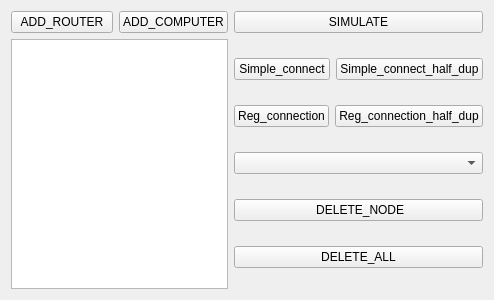
<?xml version="1.0" encoding="UTF-8"?>
<ui version="4.0">
 <class>Widget</class>
 <widget class="QWidget" name="Widget">
  <property name="geometry">
   <rect>
    <x>0</x>
    <y>0</y>
    <width>494</width>
    <height>300</height>
   </rect>
  </property>
  <property name="windowTitle">
   <string>Widget</string>
  </property>
  <layout class="QGridLayout" name="gridLayout">
   <item row="3" column="0" colspan="2">
    <widget class="QGraphicsView" name="graphicsView"/>
   </item>
   <item row="0" column="0">
    <widget class="QPushButton" name="pushButton">
     <property name="text">
      <string>ADD_ROUTER</string>
     </property>
    </widget>
   </item>
   <item row="0" column="1">
    <widget class="QPushButton" name="pushButton_2">
     <property name="text">
      <string>ADD_COMPUTER</string>
     </property>
    </widget>
   </item>
   <item row="3" column="2">
    <layout class="QVBoxLayout" name="verticalLayout_2">
     <item>
      <layout class="QHBoxLayout" name="horizontalLayout_2">
       <item>
        <widget class="QPushButton" name="pushButton_3">
         <property name="text">
          <string>Simple_connect</string>
         </property>
        </widget>
       </item>
       <item>
        <widget class="QPushButton" name="pushButton_7">
         <property name="text">
          <string>Simple_connect_half_dup</string>
         </property>
        </widget>
       </item>
      </layout>
     </item>
     <item>
      <layout class="QHBoxLayout" name="horizontalLayout">
       <item>
        <widget class="QPushButton" name="pushButton_4">
         <property name="text">
          <string>Reg_connection</string>
         </property>
        </widget>
       </item>
       <item>
        <widget class="QPushButton" name="pushButton_8">
         <property name="text">
          <string>Reg_connection_half_dup</string>
         </property>
        </widget>
       </item>
      </layout>
     </item>
     <item>
      <widget class="QComboBox" name="comboBox"/>
     </item>
     <item>
      <widget class="QPushButton" name="pushButton_5">
       <property name="text">
        <string> DELETE_NODE</string>
       </property>
      </widget>
     </item>
     <item>
      <widget class="QPushButton" name="pushButton_6">
       <property name="text">
        <string>DELETE_ALL</string>
       </property>
      </widget>
     </item>
    </layout>
   </item>
   <item row="0" column="2">
    <layout class="QHBoxLayout" name="horizontalLayout_3">
     <item>
      <widget class="QPushButton" name="pushButton_9">
       <property name="text">
        <string>SIMULATE</string>
       </property>
      </widget>
     </item>
    </layout>
   </item>
  </layout>
 </widget>
 <layoutdefault spacing="6" margin="11"/>
 <resources/>
 <connections/>
</ui>
